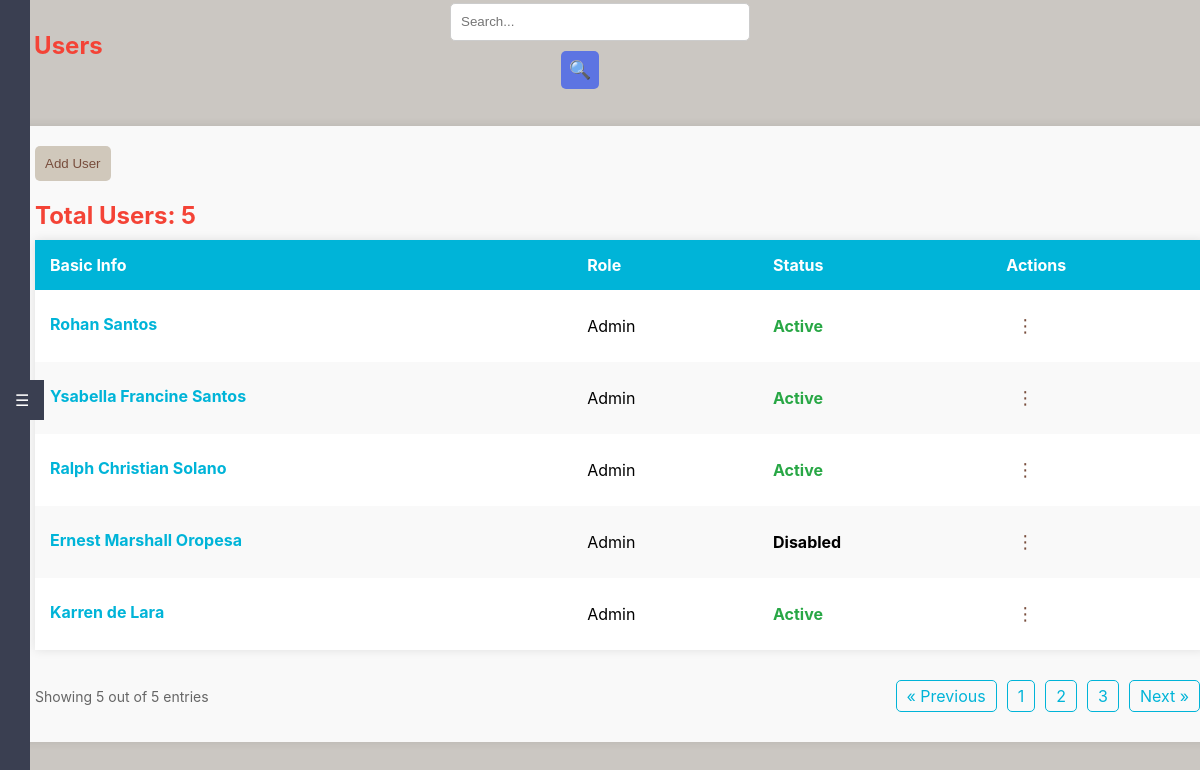
Page /users (signed in) on the earlier database version.
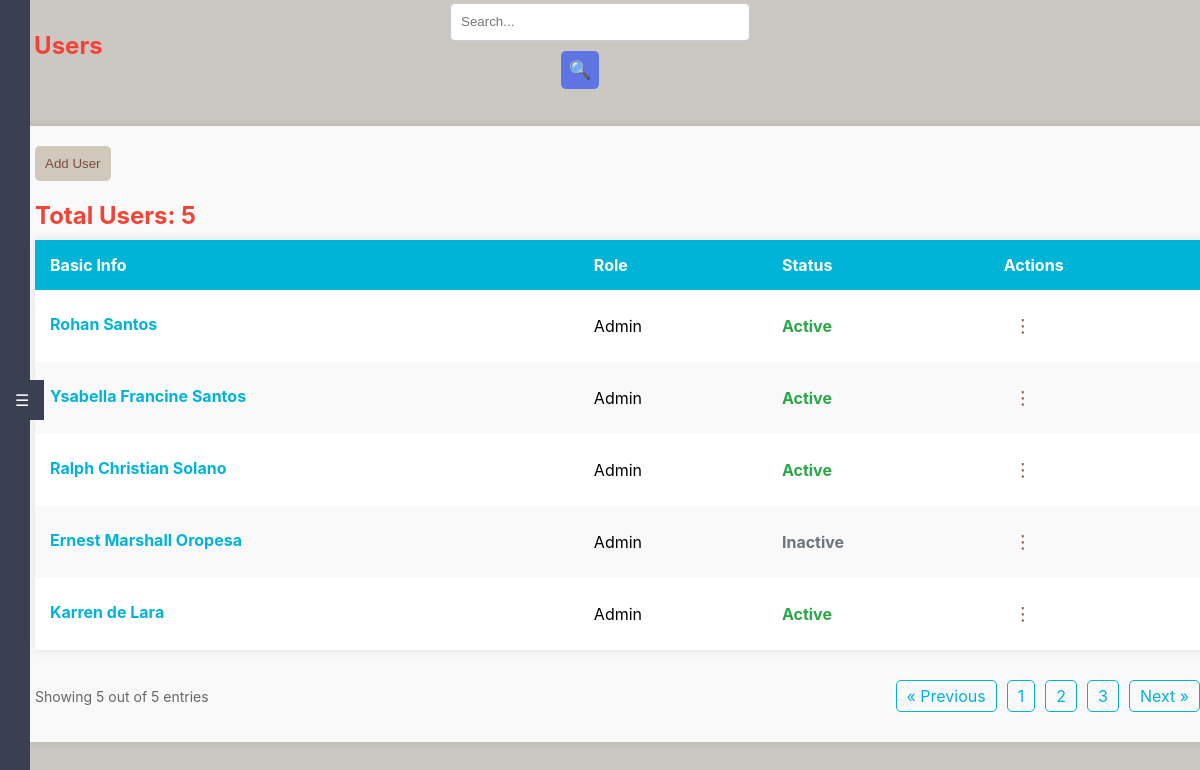
Same page on the later database version.
### tables this page shows
CREATE TABLE "users" (
	"user_id"	INTEGER,
	"userstat_id"	INTEGER,
	"role_id"	INTEGER NOT NULL,
	"username"	TEXT NOT NULL,
	"first_name"	TEXT,
	"last_name"	TEXT,
	"middle_name"	TEXT,
	"email"	TEXT NOT NULL,
	"password_hash"	TEXT NOT NULL,
	"date_created"	DATE,
	"is_locked"	BOOLEAN DEFAULT 0,
	"failed_attempts"	INTEGER DEFAULT 0,
	PRIMARY KEY("user_id"),
	UNIQUE("email"),
	UNIQUE("username"),
	FOREIGN KEY("userstat_id") REFERENCES "userStatus"("userstat_id"),
	FOREIGN KEY("role_id") REFERENCES "Roles"("role_id")
);

CREATE TABLE "userStatus" (
	"userstat_id"	INTEGER NOT NULL UNIQUE,
	"userStatus"	TEXT NOT NULL,
	PRIMARY KEY("userstat_id" AUTOINCREMENT)
);

CREATE TABLE "Roles" (
	"role_id"	INTEGER,
	"role_name"	TEXT NOT NULL,
	PRIMARY KEY("role_id" AUTOINCREMENT)
);

### app.py (the view)
@app.route('/users')
@role_required([1])  # Only admin can access
def users():
    conn = get_db_connection()
    users = conn.execute('''
        SELECT u.user_id, u.first_name || " " || u.last_name AS name, u.date_created, r.role_name AS role, us.userStatus AS status
        FROM users u
        JOIN roles r ON u.role_id = r.role_id
        JOIN userStatus us ON u.userstat_id = us.userstat_id
    ''').fetchall()
    total_users = conn.execute('SELECT COUNT(*) as count FROM users').fetchone()['count']
    roles = conn.execute('SELECT role_id, role_name FROM roles').fetchall()
    statuses = conn.execute('SELECT userstat_id, userStatus FROM userStatus').fetchall()
    conn.close()
    return render_template('users.html', users=users, total_users=total_users, roles=roles, statuses=statuses)

### app.py (called while the page is built)
def role_required(roles):
    def decorator(f):
        @wraps(f)
        def decorated_function(*args, **kwargs):
            if 'role_id' not in session:
                flash('You need to be logged in to access this page.')
                return redirect(url_for('login'))
            user_role_id = session['role_id']
            if user_role_id not in roles:
                flash('You do not have permission to access this page.')
                return redirect(url_for('dashboard'))
            return f(*args, **kwargs)
        return decorated_function
    return decorator

def get_db_connection():
    conn = sqlite3.connect(app.config['DATABASE'], timeout=30)
    conn.execute('PRAGMA journal_mode=WAL')
    conn.row_factory = sqlite3.Row
    return conn

### templates/users.html (shortened to what this page needs)
<!DOCTYPE html>
<html lang="en">
<head>
    <link rel="stylesheet" href="{{ url_for('static', filename='styles.css') }}">
</head>
<body class="dashboard">
<div class="sidebar-tab" id="sidebarTab">☰</div>
<div id="sidebar" class="sidebar">
    <ul>
        <li><a href="{{ url_for('dashboard') }}">Dashboard</a></li>
        <li><a href="#">Profile</a></li>
        <li><a href="{{ url_for('users') }}">Users</a></li>
        <li><a href="{{ url_for('patients') }}">Patients</a></li>
        <li><a href="#">Maintenance</a></li>
        <li><a href="#">Inventory</a></li>
        <li><a href="{{ url_for('reports') }}">Reports</a></li>
        <li><a href="#">Payments</a></li>
        <br>
        <br>
        <br>
        <br>
        <br>
        <br>
    </ul>
</div>
    <header>
        <div class="header-left">
            <h1>‎ ‎ ‎ ‎ ‎ ‎ ‎Users</h1>
        </div>
        <div class="header-center">
            <form class="search-form" action="{{ url_for('search') }}" method="get">
                <input type="text" name="query" placeholder="Search...">
                <button type="submit" class="search-btn">🔍</button>
            </form>
        </div>
    </header>
    <div class="main-content">
        <div class="container">
            <button class="add-user-btn" onclick="openModal()">Add User</button>
            <h2>Total Users: {{ total_users }}</h2>
            <table class="user-table">
                <thead>
                    <tr>
                        <th>Basic Info</th>
                        <th>Role</th>
                        <th>Status</th>
                        <th>Actions</th>
                    </tr>
                </thead>
                <tbody>
                    {% for user in users %}
                    <tr>
                        <td class="user-info">
                            <a href="#" class="name" onclick="viewUser({{ user.user_id }})">{{ user.name }}</a>
                        </td>
                        <td>{{ user.role }}</td>
                        <td class="status
                            {% if user.status == 'Active' %}status-active
                            {% elif user.status == 'Inactive' %}status-inactive
                            {% elif user.status == 'Suspended' %}status-suspended
                            {% elif user.status == 'Banned' %}status-banned
                            {% elif user.status == 'Password Reset Required' %}status-password-reset-required
                            {% elif user.status == 'Locked' %}status-locked
                            {% endif %}
                        ">{{ user.status }}</td>
                        <td class="dropdown">
                            <button class="ellipsis-btn">⋮</button>
                        </td>
                    </tr>
                    {% endfor %}
                </tbody>
            </table>
            <div class="pagination">
                <div class="entries">
                    Showing {{ users|length }} out of {{ total_users }} entries
                </div>
                <ul class="page-numbers">
                    <li><a href="#">&laquo; Previous</a></li>
                    <li><a href="#">1</a></li>
                    <li><a href="#">2</a></li>
                    <li><a href="#">3</a></li>
                    <li><a href="#">Next &raquo;</a></li>
                </ul>
            </div>
        </div>
    </div>
</body>
</html>

Differences in the rows shown:
changed users: status "Disabled" → "Inactive"
